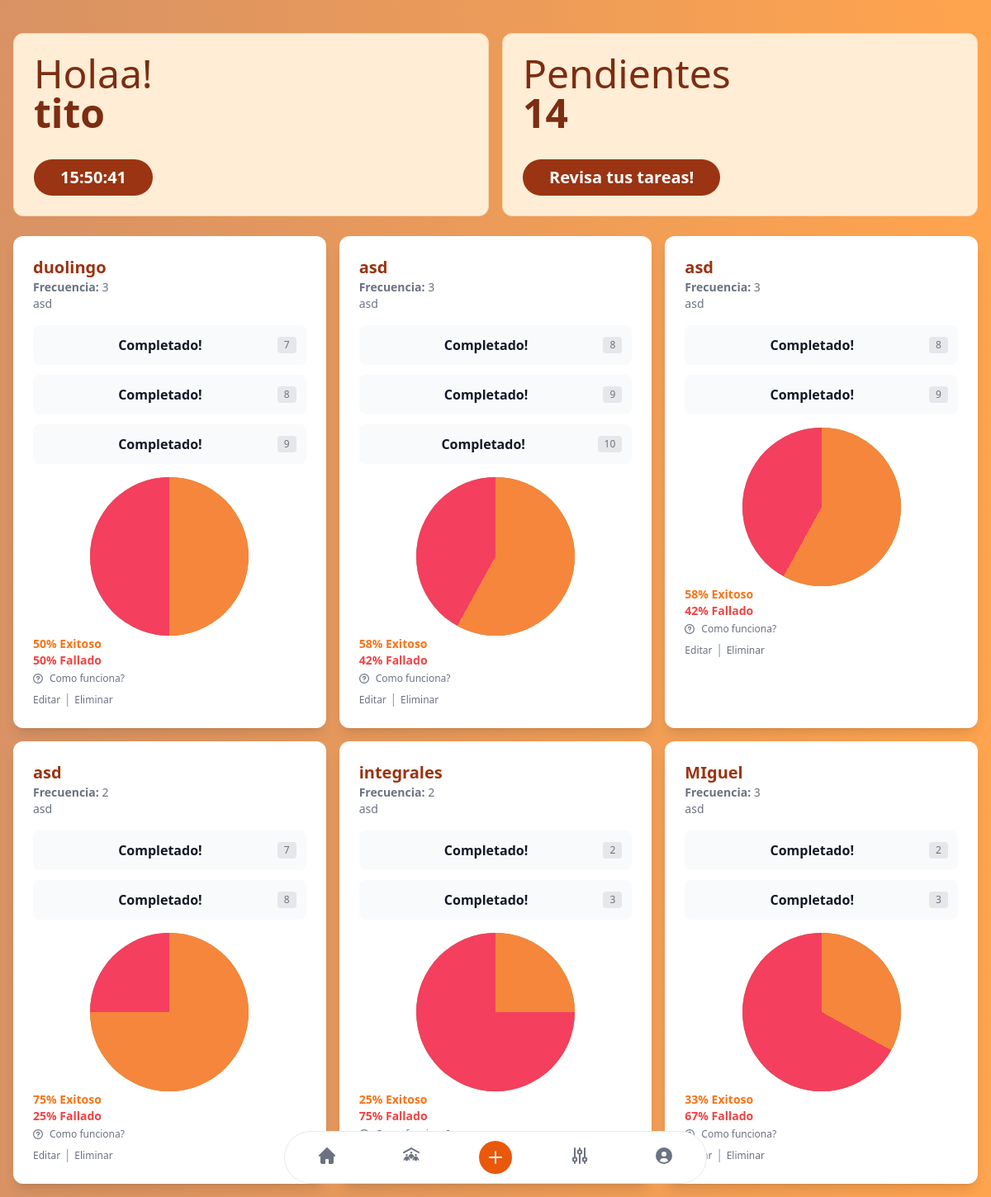
The page /dashboard (signed in) on the database its author committed.
### models.py (models this page shows, shortened)
class User(db.Model):
    id = db.Column(db.Integer, primary_key=True)
    username = db.Column(db.String(150), nullable=False, unique=True)
    password = db.Column(db.String(200), nullable=False)
    private = db.Column(db.Boolean, nullable=False, default=True)
    name = db.Column(db.String(150), nullable=True, unique=False)
    last_name = db.Column(db.String(150), nullable=True, unique=False)
    groups = db.relationship(
        'Groups',
        secondary='user_group',
        back_populates='miembros'
    )

class Task(db.Model):
    id = db.Column(db.Integer, primary_key=True)
    name = db.Column(db.String(50), nullable=False)
    description = db.Column(db.String(120), nullable=False)
    frequency = db.Column(db.Integer, nullable=False)
    created_at = db.Column(db.DateTime, default=lambda: datetime.now(bogota_tz))
    user_id = db.Column(db.Integer, db.ForeignKey('user.id'), nullable=False)
    private = db.Column(db.Boolean, nullable=False, default=True)
    user = relationship('User', backref='tasks')

### main.py (the view)
@app.route('/dashboard')
def dashboard():
    if user_on_login():
        return redirect(url_for('login'))
    user_id = session.get('user_id')
    user = User.query.get(user_id)
    today = date.today()
    print(today)
    tasks=Task.query.filter_by(user_id=user_id).all()
    all_dailies = [daily for task in tasks for daily in task.dailies]
    sorted_dailies = sorted(all_dailies, key=lambda x: x.created_at.date())
    tasks_by_date = {
        date: list(dailies)
        for date, dailies in groupby(sorted_dailies, key=lambda x: x.created_at.date())
    }
    tasks_by_date_formatted = {
        date.strftime("%d/%m/%Y"): dailies for date, dailies in tasks_by_date.items()
    }
    today = date.today()
    tasks_today = TaskDaily.query.filter(db.func.date(TaskDaily.created_at) == today).all()
    count_today = len(tasks_today)
    tasks = Task.query.filter_by(user_id=user_id).all()
    tasks_today = []
    tasks_today_number =[]
    total = []
    total_rest = 0
    for task in tasks:
        todays_dailies = [daily for daily in task.dailies if daily.created_at.date() == today]
        total_rest += task.frequency - len(todays_dailies)
        tasks_today_number.append(len(todays_dailies))
        total_dailies = len(task.dailies)
        days_passed = (date.today() - task.created_at.date()).days
        activity_total = (days_passed+1) * int(task.frequency)
        average=int((total_dailies*100)/activity_total)
        rest = 100-average
        total.append([average,rest])
    tasks=zip(tasks,tasks_today_number,total)
    user_id = session.get('user_id')
    context = {
        "user_id": user_id,
        'tasks_by_date': tasks_by_date_formatted,
        'tasks': tasks,
        'today': today,
        'user': user,
        'total_rest': total_rest,
    }
    return render_template("index.html", **context)

### main.py (called while the page is built)
def user_on_login():
    user_id = session.get('user_id')
    print('user_id', user_id)
    if not user_id:
        flash("Debes iniciar sesión para ver tus tareas.", "danger")
        return True
    return False

### templates/index.html (shortened to what this page needs)
{% extends "base.html" %}
{% block content %}
        <div class="pt-6 max-w-7xl mx-auto flex">
            <main class="flex-1 p-4">
                <div class="flex flex-col lg:flex-row gap-4 mb-6">
                    <div class="flex-1 bg-orange-100 border border-orange-200 rounded-xl p-6 animate-fade-in ">
                        <h2 class="text-4xl md:text-5xl text-orange-900">
                            Holaa!<br><strong>{{ user.username }}</strong>
                        </h2>
                        <span id="hora-actual" class="inline-block mt-8 px-8 py-2 rounded-full text-xl font-bold text-white bg-orange-800">
                        </span>
                    </div>
                    <div class="flex-1 bg-orange-100 border border-orange-200 rounded-xl p-6 animate-fade-in">
                        <h2 class="text-4xl md:text-5xl text-orange-900">
                            Pendientes <br><strong>{{total_rest}}</strong>
                        </h2>
                        <a href="#tasks" class="inline-block mt-8 px-8 py-2 rounded-full text-xl font-bold text-white bg-orange-800 hover:bg-orange-900 transition-transform duration-300 hover:scale-105">
                            Revisa tus tareas!
                        </a>
                    </div>
                </div>
                <div id="tasks" class="grid grid-cols-1 md:grid-cols-2 lg:grid-cols-3 gap-4">
                        {% if tasks %}
                                    {% for task, number, total in tasks %}
                                        <div class="bg-white rounded-xl shadow-lg p-6 h-auto transition-all duration-300 hover:-translate-y-1 hover:shadow-xl animate-slide-up dark:bg-gray-800" style="animation-delay: 0.1s">
                                            <h3 class="text-xl font-bold text-orange-800">{{ task.name }}</h3>
                                            <p class="text-sm font-normal text-gray-500 dark:text-gray-400"><span class="font-bold">Frecuencia: </span>{{ task.frequency }}</p>
                                            <p class="text-sm font-normal text-gray-500 dark:text-gray-400">{{ task.description }}</p>
                                            <ul class="my-4 space-y-3">
                                                {% for i in range(task.frequency - (number)) %}
                                                    <li>
                                                        <form action="/create_lugar/{{ task.id }}" method="POST" style="display:inline;">
                                                            <button type="submit" class="flex w-full items-center p-3 text-base font-bold text-gray-900 rounded-lg bg-gray-50 hover:bg-gray-100 group hover:shadow dark:bg-gray-600 dark:hover:bg-gray-500 dark:text-white">
                                                                <span class="flex-1 ms-3 whitespace-nowrap">Completado!</span>
                                                                <span class="inline-flex items-center justify-center px-2 py-0.5 ms-3 text-xs font-medium text-gray-500 bg-gray-200 rounded dark:bg-gray-700 dark:text-gray-400">{{ i + 1 + (task.dailies | length)}}</span>
                                                            </button>
                                                        </form>
                                                    </li>
                                                {% endfor %}
                                            </ul>
                                            <div class="flex justify-center items-center">
                                                <div class="relative w-48 h-48 rounded-full bg-gradient-to-tl from-orange-500 via-green-500 to-red-500">
                                                    <div
                                                        class="absolute top-0 left-0 w-full h-full rounded-full"
                                                        style="background: conic-gradient(
                                                            #f6863b 0 {{ total.0 }}%, /* azul: porcentaje dinámico */
                                                            #f43f5e {{ total.0 }}% 100% /* rojo: restante */
                                                        );">
                                                    </div>
                                                </div>
                                            </div>
                                            <div>
                                                <div class="flex text-orange-500 font-bold text-sm">{{ total.0 }}% Exitoso</div>
                                                <div class="flex text-red-500 font-bold text-sm">{{ total.1 }}% Fallado</div>
                                            </div>
                                            <div>
                                                <a href="#" class="inline-flex items-center text-xs font-normal text-gray-500 hover:underline dark:text-gray-400">
                                                Como funciona?</a>
                                            </div>
                                            <div>
                                                <a class="inline-flex items-center text-xs font-normal text-gray-500 hover:underline dark:text-gray-400" href="/edit/{{ task.id }}">Editar</a>
                                                <span class="text-gray-400">|</span>
                                                <form class="inline-flex items-center text-xs font-normal text-gray-500 hover:underline dark:text-gray-400" action="/delete/{{ task.id }}" method="POST" style="display:inline;">
                                                    <button type="submit">Eliminar</button>
                                                </form>
                                            </div>
                                        </div>
                                    {% endfor %}
                        {% else %}
                            <p>No hay tareas disponibles.</p>
                        {% endif %}
                </div>
            </main>
        </div>
{% endblock %}

### templates/base.html (shortened to what this page needs)
<!DOCTYPE html>
<html lang="en">
<head>
    <link rel="stylesheet" href="../static/css/bg.css">
    <script src="https://cdn.tailwindcss.com"></script>
</head>
<body>
    <nav>
        {% include 'nav.html' %}
    </nav>
    <main>
        {% block content %}
        {% endblock %}
    </main>
    <div class="fixed inset-0 w-full h-full -z-10 overflow-hidden bg-gradient-to-l from-[#ffa44e] to-[#d89264] dark:from-[#8b6246] dark:to-[#673f1a] ">
        <ul class="circles">
        </ul>
    </div>
</body>
</html>

### templates/nav.html (shortened to what this page needs)
<div class="mx-2">
    <div class="fixed z-50 w-[98%] h-16 max-w-lg -translate-x-1/2 bg-white border border-gray-200 rounded-full bottom-4 left-1/2 dark:bg-gray-700 dark:border-gray-600">
        <div class="grid h-full max-w-lg grid-cols-5 mx-auto">
            <a data-tooltip-target="tooltip-home" href="/dashboard" class="inline-flex flex-col items-center justify-center px-5 rounded-s-full hover:bg-gray-50 dark:hover:bg-gray-800 group">
            </a>
            <a data-tooltip-target="tooltip-wallet" href="/groups" class="inline-flex flex-col items-center justify-center px-5 hover:bg-gray-50 dark:hover:bg-gray-800 group">
            </a>
            <div class="flex items-center justify-center">
                <a data-tooltip-target="tooltip-new" href="/create" class="inline-flex items-center justify-center w-10 h-10 font-medium bg-orange-600 rounded-full hover:bg-orange-700 group focus:ring-4 focus:ring-orange-300 focus:outline-none dark:focus:ring-orange-800">
                    <svg class="w-4 h-4 text-white" aria-hidden="true" xmlns="http://www.w3.org/2000/svg" fill="none" viewBox="0 0 18 18">
                        <path stroke="currentColor" stroke-linecap="round" stroke-linejoin="round" stroke-width="2" d="M9 1v16M1 9h16"/>
                    </svg>
                </a>
            </div>
            <a data-tooltip-target="tooltip-settings" href="/settings" class="inline-flex flex-col items-center justify-center px-5 hover:bg-gray-50 dark:hover:bg-gray-800 group">
            </a>
            <a data-tooltip-target="tooltip-profile" href="/profile/{{ user_id }}" class="inline-flex flex-col items-center justify-center px-5 rounded-e-full hover:bg-gray-50 dark:hover:bg-gray-800 group">
            </a>
        </div>
    </div>
</div>

### static/css/bg.css (style rules this page uses)
.circles { position: absolute; top: 0; left: 0; width: 100%; height: 100%; overflow: hidden; }

### rows shown on the page
User: username "tito"
Task: name "duolingo", frequency "3", description "asd", dailies "7" "8" "9", total "50"
Task: name "asd", frequency "3", description "asd", dailies "8" "9" "10", total "58", total "42"
Task: name "asd", frequency "3", description "asd", dailies "8" "9", total "58", total "42"
Task: name "asd", frequency "2", description "asd", dailies "7" "8", total "75", total "25"
Task: name "integrales", frequency "2", description "asd", dailies "2" "3", total "25", total "75"
Task: name "MIguel", frequency "3", description "asd", dailies "2" "3", total "33", total "67"

### other values the page prints
{{ total_rest }} "14"
